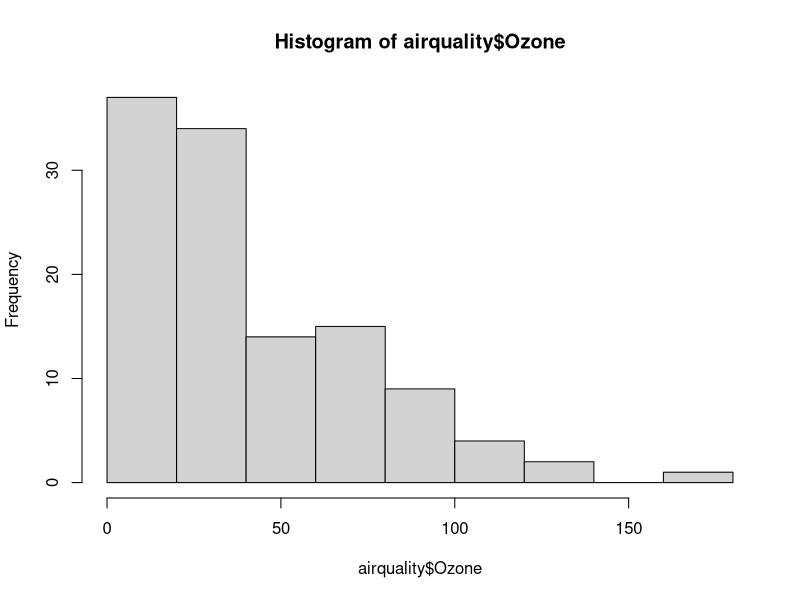
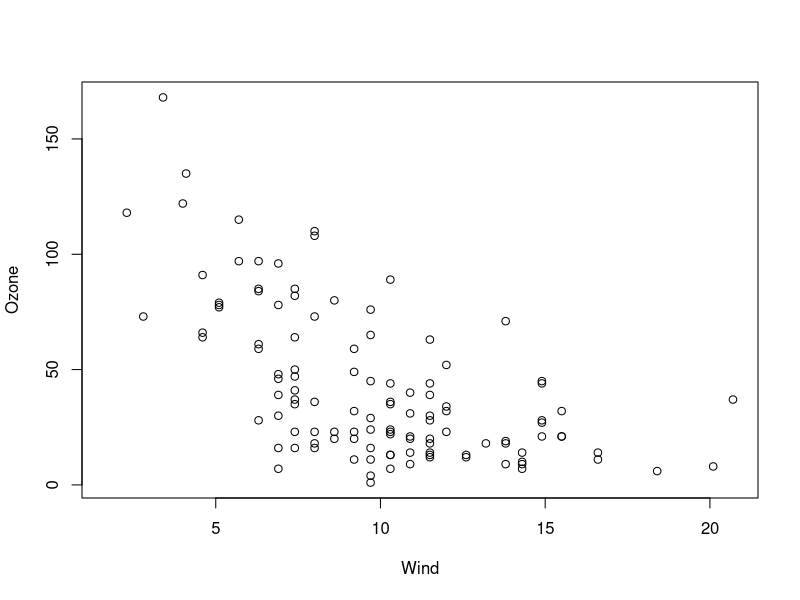
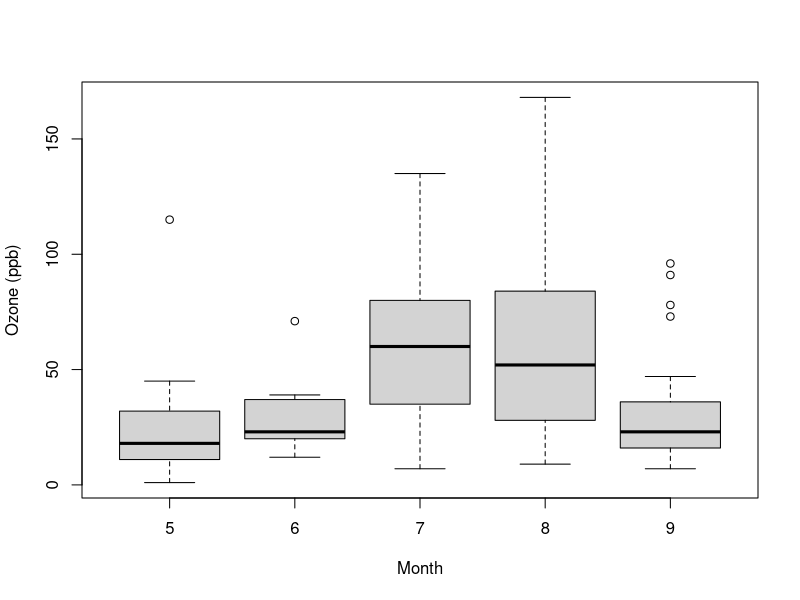
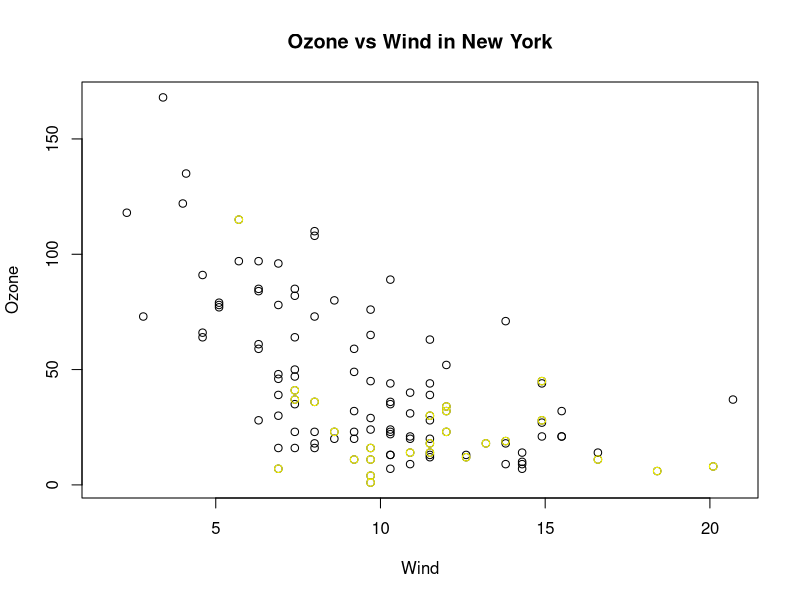
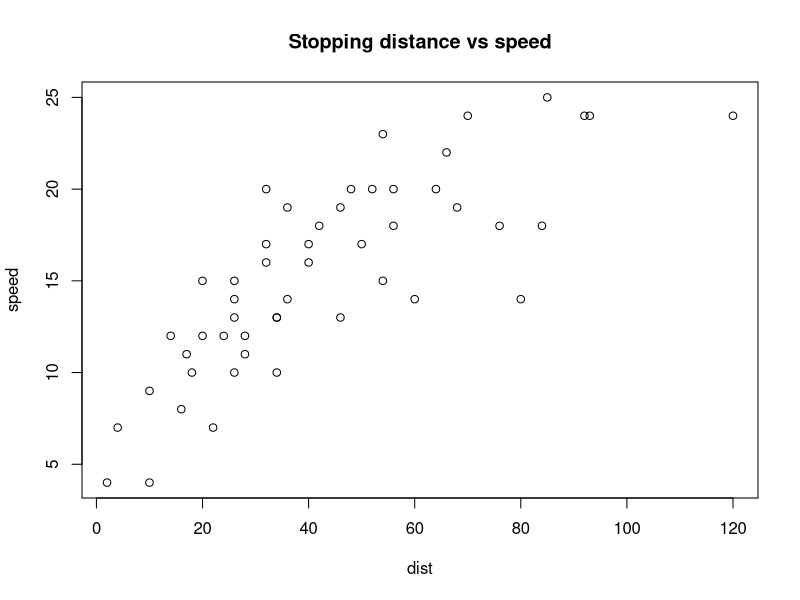
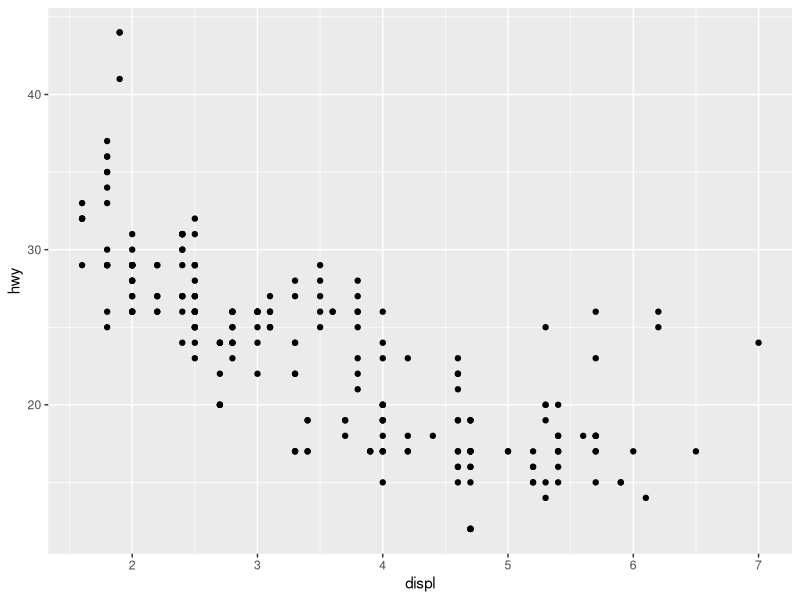
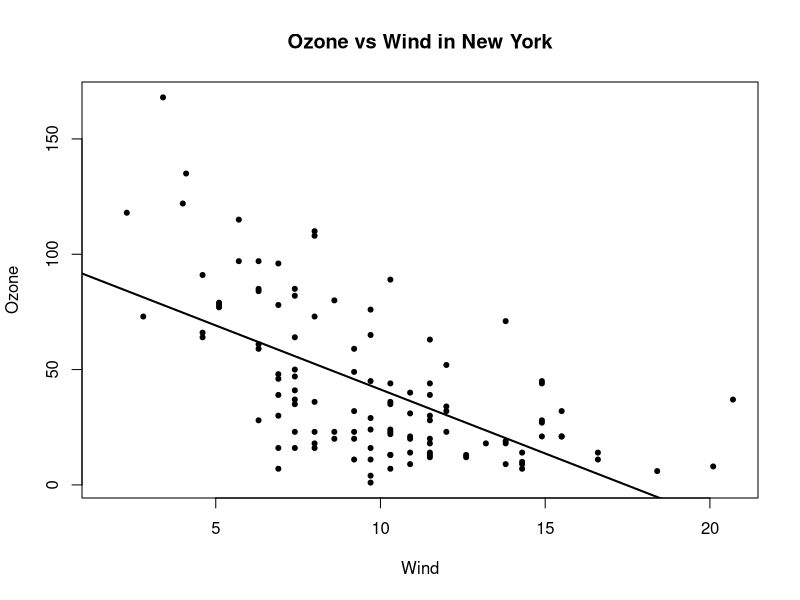
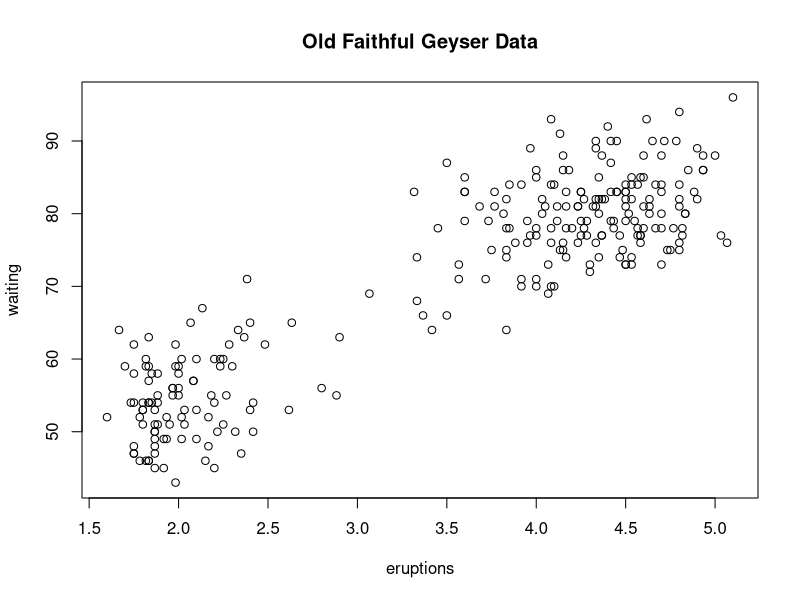

These charts were generated, in order, by the following R code:
## ---- chunk 1
knitr::opts_chunk$set(echo = TRUE)
#Installing package ggplot2 and library datasets
install.packages("ggplot2")
library(datasets)
library(ggplot2)

#WARNING: Rtools is required to build R packages but is not currently installed. Please download and install the appropriate version of Rtools before proceeding:

#https://cran.rstudio.com/bin/windows/Rtools/
#Installing package into ‘C:/Users/dlachake/Documents/R/win-library/3.6’
#(as ‘lib’ is unspecified)
#trying URL 'https://cran.rstudio.com/bin/windows/contrib/3.6/ggplot2_3.2.0.zip'
#Content type 'application/zip' length 3965523 bytes (3.8 MB)
#downloaded 3.8 MB
#package ‘ggplot2’ successfully unpacked and MD5 sums checked
#The downloaded binary packages are in
#C:\Users\dlachake\AppData\Local\Temp\RtmpwHr44H\downloaded_packages
## ---- chunk 2
#Here I am creating a basic histogram of airquality$Ozone
library(datasets) #I have to first use the dataset library
hist(airquality$Ozone) #hist function for histogram
## ---- chunk 3
#This creates a basic Scatterplot of Ozone$Wind
library(datasets)
with(airquality, plot(Wind, Ozone))

#Theboxplot is basic grahic for creating a Boxplot for airquality dataset
airquality <- transform(airquality, Month = factor(Month))
boxplot(Ozone ~ Month, airquality, xlab = "Month", ylab = "Ozone (ppb)")

#Using the with function for base plot with Annotation
with(airquality, plot(Wind, Ozone, main = "Ozone vs Wind in New York"))
with(subset(airquality, Month == 5), points(Wind, Ozone, col = "yellow"))

#This is base plot of Distance versus Speed
data(cars)
with(cars, plot(dist,speed))
title("Stopping distance vs speed")
## ---- chunk 4
#This is typlical plot using the qplot
data(mpg) #Here I had to fisrt install mpg
qplot(displ,hwy,data = mpg)
## ---- chunk 5
#Here I have created a base plot with a Regression Line
with(airquality, plot(Wind, Ozone, main = "Ozone vs Wind in New York", pch = 20))
model <- lm(Ozone ~ Wind, airquality)
abline(model, lwd = 2)
## ---- chunk 6
#Here we use a plotting function and make a plot appear on the screen device
with(faithful,plot(eruptions,waiting))
title(main = "Old Faithful Geyser Data")
## ---- chunk 7
#The below lets us open a PDF file stored in out working directory
getwd()
pdf(file = "graphicdevice.pdf")
#This creates a plot and sends it to the above mentioned pdf file 
with(faithful, plot(eruptions,waiting))
title(main = "Old Faithful Geyser data")
dev.off
## ---- chunk 8
#Here we are copying plots to a PNG file 
with(faithful, plot(eruptions,waiting))
title(main = "Old Faithful Geyser Data")
dev.copy(png, file = "geyserplot.png")
dev.off
